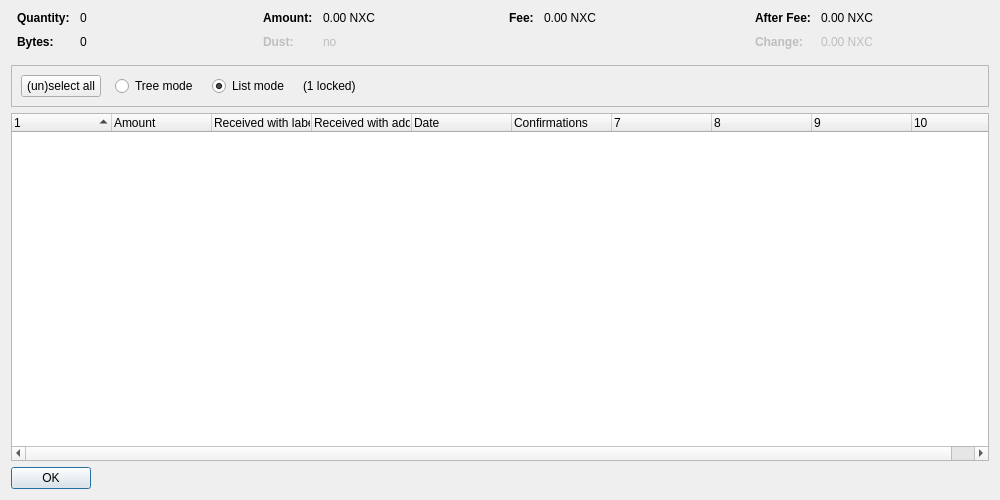
<?xml version="1.0" encoding="UTF-8"?>
<ui version="4.0">
 <class>CoinControlDialog</class>
 <widget class="QDialog" name="CoinControlDialog">
  <property name="geometry">
   <rect>
    <x>0</x>
    <y>0</y>
    <width>1000</width>
    <height>500</height>
   </rect>
  </property>
  <property name="windowTitle">
   <string>Coin Selection</string>
  </property>
  <layout class="QVBoxLayout" name="verticalLayout">
   <item>
    <layout class="QHBoxLayout" name="horizontalLayoutTop" stretch="0,0,0,0">
     <property name="topMargin">
      <number>0</number>
     </property>
     <property name="bottomMargin">
      <number>10</number>
     </property>
     <item>
      <layout class="QFormLayout" name="formLayoutCoinControl1">
       <property name="horizontalSpacing">
        <number>10</number>
       </property>
       <property name="verticalSpacing">
        <number>10</number>
       </property>
       <property name="leftMargin">
        <number>6</number>
       </property>
       <property name="rightMargin">
        <number>6</number>
       </property>
       <item row="0" column="0">
        <widget class="QLabel" name="labelCoinControlQuantityText">
         <property name="font">
          <font>
           <weight>75</weight>
           <bold>true</bold>
          </font>
         </property>
         <property name="text">
          <string>Quantity:</string>
         </property>
        </widget>
       </item>
       <item row="0" column="1">
        <widget class="QLabel" name="labelCoinControlQuantity">
         <property name="cursor">
          <cursorShape>IBeamCursor</cursorShape>
         </property>
         <property name="contextMenuPolicy">
          <enum>Qt::ActionsContextMenu</enum>
         </property>
         <property name="text">
          <string notr="true">0</string>
         </property>
         <property name="textInteractionFlags">
          <set>Qt::LinksAccessibleByMouse|Qt::TextSelectableByKeyboard|Qt::TextSelectableByMouse</set>
         </property>
        </widget>
       </item>
       <item row="1" column="0">
        <widget class="QLabel" name="labelCoinControlBytesText">
         <property name="font">
          <font>
           <weight>75</weight>
           <bold>true</bold>
          </font>
         </property>
         <property name="text">
          <string>Bytes:</string>
         </property>
        </widget>
       </item>
       <item row="1" column="1">
        <widget class="QLabel" name="labelCoinControlBytes">
         <property name="cursor">
          <cursorShape>IBeamCursor</cursorShape>
         </property>
         <property name="contextMenuPolicy">
          <enum>Qt::ActionsContextMenu</enum>
         </property>
         <property name="text">
          <string notr="true">0</string>
         </property>
         <property name="textInteractionFlags">
          <set>Qt::LinksAccessibleByMouse|Qt::TextSelectableByKeyboard|Qt::TextSelectableByMouse</set>
         </property>
        </widget>
       </item>
      </layout>
     </item>
     <item>
      <layout class="QFormLayout" name="formLayoutCoinControl2">
       <property name="horizontalSpacing">
        <number>10</number>
       </property>
       <property name="verticalSpacing">
        <number>10</number>
       </property>
       <property name="leftMargin">
        <number>6</number>
       </property>
       <property name="rightMargin">
        <number>6</number>
       </property>
       <item row="0" column="0">
        <widget class="QLabel" name="labelCoinControlAmountText">
         <property name="font">
          <font>
           <weight>75</weight>
           <bold>true</bold>
          </font>
         </property>
         <property name="text">
          <string>Amount:</string>
         </property>
        </widget>
       </item>
       <item row="0" column="1">
        <widget class="QLabel" name="labelCoinControlAmount">
         <property name="cursor">
          <cursorShape>IBeamCursor</cursorShape>
         </property>
         <property name="contextMenuPolicy">
          <enum>Qt::ActionsContextMenu</enum>
         </property>
         <property name="text">
          <string notr="true">0.00 NXC</string>
         </property>
         <property name="textInteractionFlags">
          <set>Qt::LinksAccessibleByMouse|Qt::TextSelectableByKeyboard|Qt::TextSelectableByMouse</set>
         </property>
        </widget>
       </item>
       <item row="1" column="0">
        <widget class="QLabel" name="labelCoinControlLowOutputText">
         <property name="enabled">
          <bool>false</bool>
         </property>
         <property name="font">
          <font>
           <weight>75</weight>
           <bold>true</bold>
          </font>
         </property>
         <property name="text">
          <string>Dust:</string>
         </property>
        </widget>
       </item>
       <item row="1" column="1">
        <widget class="QLabel" name="labelCoinControlLowOutput">
         <property name="enabled">
          <bool>false</bool>
         </property>
         <property name="cursor">
          <cursorShape>IBeamCursor</cursorShape>
         </property>
         <property name="contextMenuPolicy">
          <enum>Qt::ActionsContextMenu</enum>
         </property>
         <property name="text">
          <string notr="true">no</string>
         </property>
         <property name="textInteractionFlags">
          <set>Qt::LinksAccessibleByMouse|Qt::TextSelectableByKeyboard|Qt::TextSelectableByMouse</set>
         </property>
        </widget>
       </item>
      </layout>
     </item>
     <item>
      <layout class="QFormLayout" name="formLayoutCoinControl3">
       <property name="horizontalSpacing">
        <number>10</number>
       </property>
       <property name="verticalSpacing">
        <number>10</number>
       </property>
       <property name="leftMargin">
        <number>6</number>
       </property>
       <property name="rightMargin">
        <number>6</number>
       </property>
       <item row="0" column="0">
        <widget class="QLabel" name="labelCoinControlFeeText">
         <property name="font">
          <font>
           <weight>75</weight>
           <bold>true</bold>
          </font>
         </property>
         <property name="text">
          <string>Fee:</string>
         </property>
        </widget>
       </item>
       <item row="0" column="1">
        <widget class="QLabel" name="labelCoinControlFee">
         <property name="cursor">
          <cursorShape>IBeamCursor</cursorShape>
         </property>
         <property name="contextMenuPolicy">
          <enum>Qt::ActionsContextMenu</enum>
         </property>
         <property name="text">
          <string notr="true">0.00 NXC</string>
         </property>
         <property name="textInteractionFlags">
          <set>Qt::LinksAccessibleByMouse|Qt::TextSelectableByKeyboard|Qt::TextSelectableByMouse</set>
         </property>
        </widget>
       </item>
      </layout>
     </item>
     <item>
      <layout class="QFormLayout" name="formLayoutCoinControl4">
       <property name="horizontalSpacing">
        <number>10</number>
       </property>
       <property name="verticalSpacing">
        <number>10</number>
       </property>
       <property name="leftMargin">
        <number>6</number>
       </property>
       <property name="rightMargin">
        <number>6</number>
       </property>
       <item row="0" column="0">
        <widget class="QLabel" name="labelCoinControlAfterFeeText">
         <property name="font">
          <font>
           <weight>75</weight>
           <bold>true</bold>
          </font>
         </property>
         <property name="text">
          <string>After Fee:</string>
         </property>
        </widget>
       </item>
       <item row="0" column="1">
        <widget class="QLabel" name="labelCoinControlAfterFee">
         <property name="cursor">
          <cursorShape>IBeamCursor</cursorShape>
         </property>
         <property name="contextMenuPolicy">
          <enum>Qt::ActionsContextMenu</enum>
         </property>
         <property name="text">
          <string notr="true">0.00 NXC</string>
         </property>
         <property name="textInteractionFlags">
          <set>Qt::LinksAccessibleByMouse|Qt::TextSelectableByKeyboard|Qt::TextSelectableByMouse</set>
         </property>
        </widget>
       </item>
       <item row="1" column="0">
        <widget class="QLabel" name="labelCoinControlChangeText">
         <property name="enabled">
          <bool>false</bool>
         </property>
         <property name="font">
          <font>
           <weight>75</weight>
           <bold>true</bold>
          </font>
         </property>
         <property name="text">
          <string>Change:</string>
         </property>
        </widget>
       </item>
       <item row="1" column="1">
        <widget class="QLabel" name="labelCoinControlChange">
         <property name="enabled">
          <bool>false</bool>
         </property>
         <property name="cursor">
          <cursorShape>IBeamCursor</cursorShape>
         </property>
         <property name="contextMenuPolicy">
          <enum>Qt::ActionsContextMenu</enum>
         </property>
         <property name="text">
          <string notr="true">0.00 NXC</string>
         </property>
         <property name="textInteractionFlags">
          <set>Qt::LinksAccessibleByMouse|Qt::TextSelectableByKeyboard|Qt::TextSelectableByMouse</set>
         </property>
        </widget>
       </item>
      </layout>
     </item>
    </layout>
   </item>
   <item>
    <widget class="QFrame" name="frame">
     <property name="minimumSize">
      <size>
       <width>0</width>
       <height>40</height>
      </size>
     </property>
     <property name="frameShape">
      <enum>QFrame::StyledPanel</enum>
     </property>
     <property name="frameShadow">
      <enum>QFrame::Sunken</enum>
     </property>
     <layout class="QHBoxLayout" name="horizontalLayout">
      <item>
       <layout class="QHBoxLayout" name="horizontalLayoutPanel" stretch="0,0,0,0,0">
        <property name="spacing">
         <number>14</number>
        </property>
        <item>
         <widget class="QPushButton" name="pushButtonSelectAll">
          <property name="sizePolicy">
           <sizepolicy hsizetype="Maximum" vsizetype="Fixed">
            <horstretch>0</horstretch>
            <verstretch>0</verstretch>
           </sizepolicy>
          </property>
          <property name="text">
           <string>(un)select all</string>
          </property>
          <property name="autoDefault">
           <bool>false</bool>
          </property>
         </widget>
        </item>
        <item>
         <widget class="QRadioButton" name="radioTreeMode">
          <property name="sizePolicy">
           <sizepolicy hsizetype="Maximum" vsizetype="Fixed">
            <horstretch>0</horstretch>
            <verstretch>0</verstretch>
           </sizepolicy>
          </property>
          <property name="text">
           <string>Tree mode</string>
          </property>
         </widget>
        </item>
        <item>
         <widget class="QRadioButton" name="radioListMode">
          <property name="sizePolicy">
           <sizepolicy hsizetype="Maximum" vsizetype="Fixed">
            <horstretch>0</horstretch>
            <verstretch>0</verstretch>
           </sizepolicy>
          </property>
          <property name="text">
           <string>List mode</string>
          </property>
          <property name="checked">
           <bool>true</bool>
          </property>
         </widget>
        </item>
        <item>
         <widget class="QLabel" name="labelLocked">
          <property name="text">
           <string notr="true">(1 locked)</string>
          </property>
         </widget>
        </item>
        <item>
         <spacer name="horizontalSpacer">
          <property name="orientation">
           <enum>Qt::Horizontal</enum>
          </property>
          <property name="sizeHint" stdset="0">
           <size>
            <width>40</width>
            <height>20</height>
           </size>
          </property>
         </spacer>
        </item>
       </layout>
      </item>
     </layout>
    </widget>
   </item>
   <item>
    <widget class="CoinControlTreeWidget" name="treeWidget">
     <property name="contextMenuPolicy">
      <enum>Qt::CustomContextMenu</enum>
     </property>
     <property name="sortingEnabled">
      <bool>false</bool>
     </property>
     <property name="columnCount">
      <number>10</number>
     </property>
     <attribute name="headerShowSortIndicator" stdset="0">
      <bool>true</bool>
     </attribute>
     <attribute name="headerStretchLastSection">
      <bool>false</bool>
     </attribute>
     <column>
      <property name="text">
       <string/>
      </property>
     </column>
     <column>
      <property name="text">
       <string>Amount</string>
      </property>
     </column>
     <column>
      <property name="text">
       <string>Received with label</string>
      </property>
     </column>
     <column>
      <property name="text">
       <string>Received with address</string>
      </property>
     </column>
     <column>
      <property name="text">
       <string>Date</string>
      </property>
     </column>
     <column>
      <property name="text">
       <string>Confirmations</string>
      </property>
      <property name="toolTip">
       <string>Confirmed</string>
      </property>
     </column>
     <column>
      <property name="text">
       <string/>
      </property>
     </column>
     <column>
      <property name="text">
       <string/>
      </property>
     </column>
     <column>
      <property name="text">
       <string/>
      </property>
     </column>
     <column>
      <property name="text">
       <string/>
      </property>
     </column>
    </widget>
   </item>
   <item>
    <widget class="QDialogButtonBox" name="buttonBox">
     <property name="sizePolicy">
      <sizepolicy hsizetype="Maximum" vsizetype="Fixed">
       <horstretch>0</horstretch>
       <verstretch>0</verstretch>
      </sizepolicy>
     </property>
     <property name="orientation">
      <enum>Qt::Horizontal</enum>
     </property>
     <property name="standardButtons">
      <set>QDialogButtonBox::Ok</set>
     </property>
    </widget>
   </item>
  </layout>
 </widget>
 <customwidgets>
  <customwidget>
   <class>CoinControlTreeWidget</class>
   <extends>QTreeWidget</extends>
   <header>qt/coincontroltreewidget.h</header>
  </customwidget>
 </customwidgets>
 <resources/>
 <connections/>
</ui>
